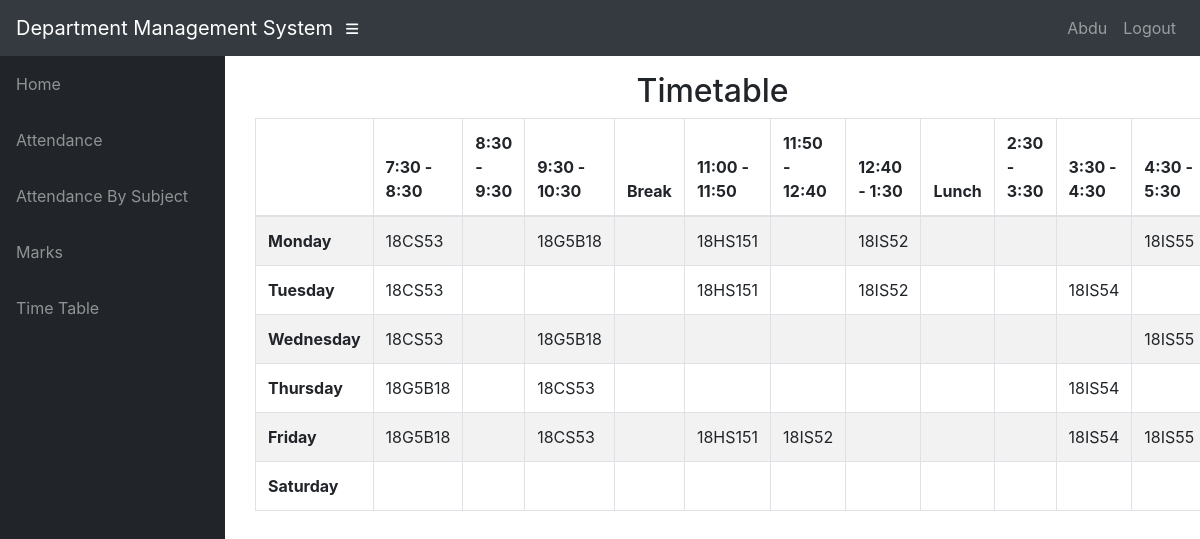
The app's page /info/student/224/timetable/ (signed in) with its own data.
### info/models.py (models this page shows, shortened)
class User(AbstractUser):
    @property
    def is_student(self):
        if hasattr(self, 'student'):
            return True
        return False

class Student(models.Model):
    user = models.OneToOneField(User, on_delete=models.CASCADE, null=True)
    class_id = models.ForeignKey(Class, on_delete=models.CASCADE, default=1)
    USN = models.CharField(primary_key='True', max_length=100)
    name = models.CharField(max_length=200)
    sex = models.CharField(max_length=50, choices=sex_choice, default='Male')
    DOB = models.DateField(default='1998-01-01')

class Assign(models.Model):
    class_id = models.ForeignKey(Class, on_delete=models.CASCADE)
    course = models.ForeignKey(Course, on_delete=models.CASCADE)
    teacher = models.ForeignKey(Teacher, on_delete=models.CASCADE)
    class Meta:
        unique_together = (('course', 'class_id', 'teacher'),)

### info/views.py (the view)
# urls.py: path('timetable/', api_view.TimetableView.as_view()),
@login_required()
def timetable(request, class_id):
    asst = AssignTime.objects.filter(assign__class_id=class_id)
    matrix = [['' for i in range(12)] for j in range(6)]
    for i, d in enumerate(DAYS_OF_WEEK):
        t = 0
        for j in range(12):
            if j == 0:
                matrix[i][0] = d[0]
                continue
            if j == 4 or j == 8:
                continue
            try:
                a = asst.get(period=time_slots[t][0], day=d[0])
                matrix[i][j] = a.assign.course_id
            except AssignTime.DoesNotExist:
                pass
            t += 1
    context = {'matrix': matrix}
    return render(request, 'info/timetable.html', context)

### info/templates/info/timetable.html
{% extends 'info/base.html' %}
    {% block content %}
    <div class="container">
        <div class="container">
            <div class="row">
                <div class="col-md-12">
                    <h2 class="text-center">
                        Timetable
                    </h2>
                </div>
                <div id="no-more-tables">
                    <table class="col-sm-12 table table-bordered table-striped table-condensed cf">
                        <thead class="cf">
                            <tr>
                                <th>      </th>
                                <th>7:30 - 8:30</th>
                                <th>8:30 - 9:30</th>
                                <th>9:30 - 10:30</th>
                                <th>Break</th>
                                <th>11:00 - 11:50</th>
                                <th>11:50 - 12:40</th>
                                <th>12:40 - 1:30</th>
                                <th>Lunch</th>
                                <th>2:30 - 3:30</th>
                                <th>3:30 - 4:30</th>
                                <th>4:30 - 5:30</th>
                            </tr>
                        </thead>
                        <tbody>
                            {% for i in matrix %}
                            <tr>
                                {% for j in i %}
                                    {% if forloop.counter == 1 %}
                                    <td><b>{{ j }}</b></td>
                                    {% else %}
                                    <td>{{ j }}</td>
                                    {% endif %}
                                {% endfor %}
                            </tr>
                            {% endfor %}
                        </tbody>
                    </table>
                </div>
            </div>
        </div>
    </div>
    {% endblock %}

### info/templates/info/base.html (shortened to what this page needs)
<!DOCTYPE html>
<html lang="en">
  <head>
      {% load static %}
    <link href="{% static '/info/bootstrap/vendor/bootstrap/css/bootstrap.min.css' %}" rel="stylesheet">
    <link href="{% static '/info/bootstrap/vendor/fontawesome-free/css/all.min.css' %}" rel="stylesheet" type="text/css">
    <link href="{% static '/info/bootstrap/vendor/datatables/dataTables.bootstrap4.css' %}" rel="stylesheet">
    <link href="{% static '/info/bootstrap/css/sb-admin.css' %}" rel="stylesheet">
  </head>
  <body id="page-top">
    <nav class="navbar navbar-expand navbar-dark bg-dark static-top">
      <a class="navbar-brand mr-1" href="{% url 'index' %}">Department Management System</a>
      <button class="btn btn-link btn-sm text-white order-1 order-sm-0" id="sidebarToggle" href="#">
        <i class="fas fa-bars"></i>
      </button>
        <div class="collapse navbar-collapse" id="navbarResponsive">
          <ul class="navbar-nav ml-auto">
            <li class="nav-item">
                {% if request.user.is_student %}
                    <a class="nav-link text-capitalize">{{ request.user.student.name }}</a>
                {% elif request.user.is_teacher %}
                    <a class="nav-link text-capitalize">{{ request.user.teacher.name }}</a>
                {% endif %}
            </li>
            <li class="nav-item">
                <a class="nav-link" href="#" data-toggle="modal" data-target="#logoutModal">Logout</a>
            </li>
          </ul>
        </div>
    </nav>
    <div id="wrapper">
      <ul class="sidebar navbar-nav">
            <li class="nav-item">
              <a class="nav-link" href="{% url 'index' %}">
                <span>Home</span>
              </a>
            </li>
        {% if request.user.is_student %}
            <li class="nav-item">
              <a class="nav-link" href="{% url 'attendance' request.user.student.USN %}">
                <span>Attendance</span>
              </a>
            </li>
            <li class="nav-item">
              <a class="nav-link" href="{% url 'attendance' request.user.student.USN %}">
                <span>Attendance By Subject</span>
              </a>
            </li>
            <li class="nav-item">
              <a class="nav-link" href="{% url 'marks_list' request.user.student.USN %}">
                <span>Marks</span>
              </a>
            </li>
              <li class="nav-item">
              <a class="nav-link" href="{% url 'timetable' request.user.student.class_id_id %}">
                <span>Time Table</span>
              </a>
            </li>
        {% endif %}
      </ul>
      <div id="content-wrapper">
        <div class="container-fluid">
            {% block content %}
            {% endblock %}
        </div>
      </div>
    </div>
  </body>
</html>

### records on screen
User: user.student.name "Abdu"
Assign: i "18CS53" "18CS53" "18CS53" "18CS53" "18CS53"
Assign: i "18G5B18" "18G5B18" "18G5B18" "18G5B18"
Assign: i "18HS151" "18HS151" "18HS151"
Assign: i "18IS52" "18IS52" "18IS52"
Assign: i "18IS55" "18IS55" "18IS55"
Assign: i "18IS54" "18IS54" "18IS54"

### other values on screen
{{ j }} "Monday" "Tuesday" "Wednesday" "Thursday" "Friday" "Saturday"
